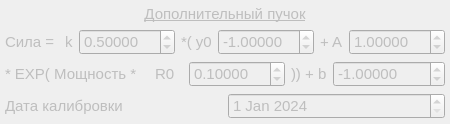
           <widget class="QFrame" name="hhhhh_exp">
            <property name="enabled">
             <bool>false</bool>
            </property>
            <property name="sizePolicy">
             <sizepolicy hsizetype="Minimum" vsizetype="Minimum">
              <horstretch>0</horstretch>
              <verstretch>0</verstretch>
             </sizepolicy>
            </property>
            <property name="styleSheet">
             <string notr="true">QFrame#hhhhh_exp{
border: 5px solid rgb(128, 160, 165);
border-radius: 17px;
}</string>
            </property>
            <layout class="QVBoxLayout" name="verticalLayout_47">
             <property name="leftMargin">
              <number>5</number>
             </property>
             <property name="topMargin">
              <number>5</number>
             </property>
             <property name="rightMargin">
              <number>5</number>
             </property>
             <property name="bottomMargin">
              <number>5</number>
             </property>
             <item>
              <widget class="QLabel" name="lb_path_10">
               <property name="sizePolicy">
                <sizepolicy hsizetype="Preferred" vsizetype="Expanding">
                 <horstretch>0</horstretch>
                 <verstretch>0</verstretch>
                </sizepolicy>
               </property>
               <property name="font">
                <font>
                 <family>Segoe UI</family>
                 <pointsize>11</pointsize>
                 <underline>true</underline>
                </font>
               </property>
               <property name="toolTip">
                <string>&lt;html&gt;&lt;head/&gt;&lt;body&gt;&lt;p&gt;Силы агрегации обозначаются FA (или Fa, fa), а силы дезагрегации, как FD (или Fd, fd)&lt;/p&gt;&lt;/body&gt;&lt;/html&gt;</string>
               </property>
               <property name="text">
                <string>Дополнительный пучок</string>
               </property>
               <property name="alignment">
                <set>Qt::AlignCenter</set>
               </property>
              </widget>
             </item>
             <item>
              <layout class="QVBoxLayout" name="verticalLayout_49">
               <item>
                <layout class="QHBoxLayout" name="horizontalLayout_51">
                 <item>
                  <widget class="QLabel" name="lb_path_22">
                   <property name="sizePolicy">
                    <sizepolicy hsizetype="Preferred" vsizetype="MinimumExpanding">
                     <horstretch>0</horstretch>
                     <verstretch>0</verstretch>
                    </sizepolicy>
                   </property>
                   <property name="font">
                    <font>
                     <family>Segoe UI</family>
                     <pointsize>11</pointsize>
                    </font>
                   </property>
                   <property name="toolTip">
                    <string/>
                   </property>
                   <property name="text">
                    <string>Сила = </string>
                   </property>
                  </widget>
                 </item>
                 <item alignment="Qt::AlignHCenter">
                  <widget class="QLabel" name="lb_path_23">
                   <property name="sizePolicy">
                    <sizepolicy hsizetype="Preferred" vsizetype="MinimumExpanding">
                     <horstretch>0</horstretch>
                     <verstretch>0</verstretch>
                    </sizepolicy>
                   </property>
                   <property name="font">
                    <font>
                     <family>Segoe UI</family>
                     <pointsize>11</pointsize>
                    </font>
                   </property>
                   <property name="text">
                    <string>k</string>
                   </property>
                  </widget>
                 </item>
                 <item>
                  <widget class="QDoubleSpinBox" name="dop_cal_k">
                   <property name="font">
                    <font>
                     <pointsize>11</pointsize>
                    </font>
                   </property>
                   <property name="decimals">
                    <number>5</number>
                   </property>
                   <property name="minimum">
                    <double>-50.000000000000000</double>
                   </property>
                   <property name="maximum">
                    <double>50.000000000000000</double>
                   </property>
                   <property name="value">
                    <double>0.500000000000000</double>
                   </property>
                  </widget>
                 </item>
                 <item alignment="Qt::AlignHCenter">
                  <widget class="QLabel" name="lb_path_27">
                   <property name="sizePolicy">
                    <sizepolicy hsizetype="Preferred" vsizetype="MinimumExpanding">
                     <horstretch>0</horstretch>
                     <verstretch>0</verstretch>
                    </sizepolicy>
                   </property>
                   <property name="font">
                    <font>
                     <family>Segoe UI</family>
                     <pointsize>11</pointsize>
                    </font>
                   </property>
                   <property name="text">
                    <string>*( y0</string>
                   </property>
                  </widget>
                 </item>
                 <item>
                  <widget class="QDoubleSpinBox" name="dop_cal_y0">
                   <property name="font">
                    <font>
                     <pointsize>11</pointsize>
                    </font>
                   </property>
                   <property name="decimals">
                    <number>5</number>
                   </property>
                   <property name="minimum">
                    <double>-50.000000000000000</double>
                   </property>
                   <property name="maximum">
                    <double>50.000000000000000</double>
                   </property>
                   <property name="value">
                    <double>-1.000000000000000</double>
                   </property>
                  </widget>
                 </item>
                 <item alignment="Qt::AlignHCenter">
                  <widget class="QLabel" name="lb_path_28">
                   <property name="sizePolicy">
                    <sizepolicy hsizetype="Preferred" vsizetype="MinimumExpanding">
                     <horstretch>0</horstretch>
                     <verstretch>0</verstretch>
                    </sizepolicy>
                   </property>
                   <property name="font">
                    <font>
                     <family>Segoe UI</family>
                     <pointsize>11</pointsize>
                    </font>
                   </property>
                   <property name="text">
                    <string>+ A</string>
                   </property>
                  </widget>
                 </item>
                 <item>
                  <widget class="QDoubleSpinBox" name="dop_cal_A">
                   <property name="font">
                    <font>
                     <pointsize>11</pointsize>
                    </font>
                   </property>
                   <property name="decimals">
                    <number>5</number>
                   </property>
                   <property name="minimum">
                    <double>-50.000000000000000</double>
                   </property>
                   <property name="maximum">
                    <double>50.000000000000000</double>
                   </property>
                   <property name="value">
                    <double>1.000000000000000</double>
                   </property>
                  </widget>
                 </item>
                </layout>
               </item>
               <item>
                <layout class="QHBoxLayout" name="horizontalLayout_52">
                 <item>
                  <widget class="QLabel" name="lb_path_29">
                   <property name="sizePolicy">
                    <sizepolicy hsizetype="Preferred" vsizetype="MinimumExpanding">
                     <horstretch>0</horstretch>
                     <verstretch>0</verstretch>
                    </sizepolicy>
                   </property>
                   <property name="font">
                    <font>
                     <family>Segoe UI</family>
                     <pointsize>11</pointsize>
                    </font>
                   </property>
                   <property name="text">
                    <string>* EXP( Мощность * </string>
                   </property>
                  </widget>
                 </item>
                 <item alignment="Qt::AlignHCenter">
                  <widget class="QLabel" name="lb_path_30">
                   <property name="sizePolicy">
                    <sizepolicy hsizetype="Preferred" vsizetype="MinimumExpanding">
                     <horstretch>0</horstretch>
                     <verstretch>0</verstretch>
                    </sizepolicy>
                   </property>
                   <property name="font">
                    <font>
                     <family>Segoe UI</family>
                     <pointsize>11</pointsize>
                    </font>
                   </property>
                   <property name="text">
                    <string>R0</string>
                   </property>
                  </widget>
                 </item>
                 <item>
                  <widget class="QDoubleSpinBox" name="dop_cal_R0">
                   <property name="font">
                    <font>
                     <pointsize>11</pointsize>
                    </font>
                   </property>
                   <property name="decimals">
                    <number>5</number>
                   </property>
                   <property name="minimum">
                    <double>-50.000000000000000</double>
                   </property>
                   <property name="maximum">
                    <double>50.000000000000000</double>
                   </property>
                   <property name="value">
                    <double>0.100000000000000</double>
                   </property>
                  </widget>
                 </item>
                 <item alignment="Qt::AlignHCenter">
                  <widget class="QLabel" name="lb_path_31">
                   <property name="sizePolicy">
                    <sizepolicy hsizetype="Preferred" vsizetype="MinimumExpanding">
                     <horstretch>0</horstretch>
                     <verstretch>0</verstretch>
                    </sizepolicy>
                   </property>
                   <property name="font">
                    <font>
                     <family>Segoe UI</family>
                     <pointsize>11</pointsize>
                    </font>
                   </property>
                   <property name="text">
                    <string>)) + b</string>
                   </property>
                  </widget>
                 </item>
                 <item>
                  <widget class="QDoubleSpinBox" name="dop_cal_b">
                   <property name="font">
                    <font>
                     <pointsize>11</pointsize>
                    </font>
                   </property>
                   <property name="decimals">
                    <number>5</number>
                   </property>
                   <property name="minimum">
                    <double>-1000.000000000000000</double>
                   </property>
                   <property name="maximum">
                    <double>1000.000000000000000</double>
                   </property>
                   <property name="value">
                    <double>-1.000000000000000</double>
                   </property>
                  </widget>
                 </item>
                </layout>
               </item>
              </layout>
             </item>
             <item>
              <layout class="QVBoxLayout" name="verticalLayout_48">
               <item>
                <layout class="QHBoxLayout" name="horizontalLayout_54">
                 <item>
                  <widget class="QLabel" name="lb_path_26">
                   <property name="sizePolicy">
                    <sizepolicy hsizetype="Preferred" vsizetype="MinimumExpanding">
                     <horstretch>0</horstretch>
                     <verstretch>0</verstretch>
                    </sizepolicy>
                   </property>
                   <property name="font">
                    <font>
                     <family>Segoe UI</family>
                     <pointsize>11</pointsize>
                    </font>
                   </property>
                   <property name="toolTip">
                    <string>Указывайте дату, чтобы не запутаться</string>
                   </property>
                   <property name="text">
                    <string>Дата калибровки</string>
                   </property>
                  </widget>
                 </item>
                 <item>
                  <widget class="QDateEdit" name="dateEdit_3">
                   <property name="font">
                    <font>
                     <pointsize>11</pointsize>
                    </font>
                   </property>
                   <property name="date">
                    <date>
                     <year>2024</year>
                     <month>1</month>
                     <day>1</day>
                    </date>
                   </property>
                  </widget>
                 </item>
                </layout>
               </item>
              </layout>
             </item>
            </layout>
           </widget>
